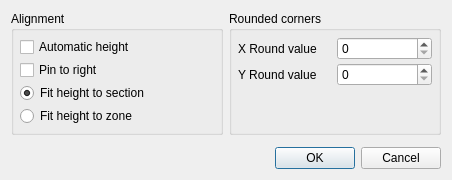
<?xml version="1.0" encoding="UTF-8"?>
<ui version="4.0">
 <class>NCRDShapePropDialogUI</class>
 <widget class="QDialog" name="NCRDShapePropDialogUI">
  <property name="geometry">
   <rect>
    <x>0</x>
    <y>0</y>
    <width>452</width>
    <height>175</height>
   </rect>
  </property>
  <property name="windowTitle">
   <string>Shape properties</string>
  </property>
  <layout class="QVBoxLayout" name="verticalLayout_2">
   <item>
    <layout class="QHBoxLayout" name="horizontalLayout">
     <item>
      <widget class="QGroupBox" name="gbAlign">
       <property name="title">
        <string>Alignment</string>
       </property>
       <layout class="QVBoxLayout" name="verticalLayout">
        <property name="spacing">
         <number>3</number>
        </property>
        <property name="margin">
         <number>6</number>
        </property>
        <item>
         <widget class="QCheckBox" name="cbAutoHeight">
          <property name="text">
           <string>Automatic height</string>
          </property>
         </widget>
        </item>
        <item>
         <widget class="QCheckBox" name="cbPinToRight">
          <property name="text">
           <string>Pin to right</string>
          </property>
         </widget>
        </item>
        <item>
         <widget class="QRadioButton" name="optExpandToSection">
          <property name="text">
           <string>Fit height to section</string>
          </property>
          <property name="checked">
           <bool>true</bool>
          </property>
         </widget>
        </item>
        <item>
         <widget class="QRadioButton" name="optExpandToZone">
          <property name="text">
           <string>Fit height to zone</string>
          </property>
         </widget>
        </item>
       </layout>
      </widget>
     </item>
     <item>
      <widget class="QGroupBox" name="gbRound">
       <property name="title">
        <string>Rounded corners</string>
       </property>
       <layout class="QGridLayout" name="gridLayout">
        <property name="margin">
         <number>6</number>
        </property>
        <property name="spacing">
         <number>3</number>
        </property>
        <item row="1" column="0">
         <widget class="QLabel" name="label_2">
          <property name="text">
           <string>Y Round value</string>
          </property>
         </widget>
        </item>
        <item row="0" column="1">
         <widget class="QSpinBox" name="spRoundX"/>
        </item>
        <item row="0" column="0">
         <widget class="QLabel" name="label">
          <property name="text">
           <string>X Round value</string>
          </property>
         </widget>
        </item>
        <item row="1" column="1">
         <widget class="QSpinBox" name="spRoundY"/>
        </item>
        <item row="2" column="0">
         <spacer name="verticalSpacer_2">
          <property name="orientation">
           <enum>Qt::Vertical</enum>
          </property>
          <property name="sizeHint" stdset="0">
           <size>
            <width>20</width>
            <height>40</height>
           </size>
          </property>
         </spacer>
        </item>
       </layout>
      </widget>
     </item>
    </layout>
   </item>
   <item>
    <widget class="NCRDPrintWhenPanel" name="printWhenPanel" native="true"/>
   </item>
   <item>
    <spacer name="verticalSpacer">
     <property name="orientation">
      <enum>Qt::Vertical</enum>
     </property>
     <property name="sizeHint" stdset="0">
      <size>
       <width>20</width>
       <height>40</height>
      </size>
     </property>
    </spacer>
   </item>
   <item>
    <widget class="QDialogButtonBox" name="buttonBox">
     <property name="orientation">
      <enum>Qt::Horizontal</enum>
     </property>
     <property name="standardButtons">
      <set>QDialogButtonBox::Cancel|QDialogButtonBox::Ok</set>
     </property>
    </widget>
   </item>
  </layout>
 </widget>
 <customwidgets>
  <customwidget>
   <class>NCRDPrintWhenPanel</class>
   <extends>QWidget</extends>
   <header>ncrdprintwhenpanel.h</header>
   <container>1</container>
  </customwidget>
 </customwidgets>
 <tabstops>
  <tabstop>cbAutoHeight</tabstop>
  <tabstop>cbPinToRight</tabstop>
  <tabstop>optExpandToSection</tabstop>
  <tabstop>optExpandToZone</tabstop>
  <tabstop>spRoundX</tabstop>
  <tabstop>spRoundY</tabstop>
  <tabstop>buttonBox</tabstop>
 </tabstops>
 <resources/>
 <connections>
  <connection>
   <sender>buttonBox</sender>
   <signal>accepted()</signal>
   <receiver>NCRDShapePropDialogUI</receiver>
   <slot>accept()</slot>
   <hints>
    <hint type="sourcelabel">
     <x>248</x>
     <y>254</y>
    </hint>
    <hint type="destinationlabel">
     <x>157</x>
     <y>274</y>
    </hint>
   </hints>
  </connection>
  <connection>
   <sender>buttonBox</sender>
   <signal>rejected()</signal>
   <receiver>NCRDShapePropDialogUI</receiver>
   <slot>reject()</slot>
   <hints>
    <hint type="sourcelabel">
     <x>316</x>
     <y>260</y>
    </hint>
    <hint type="destinationlabel">
     <x>286</x>
     <y>274</y>
    </hint>
   </hints>
  </connection>
 </connections>
</ui>
